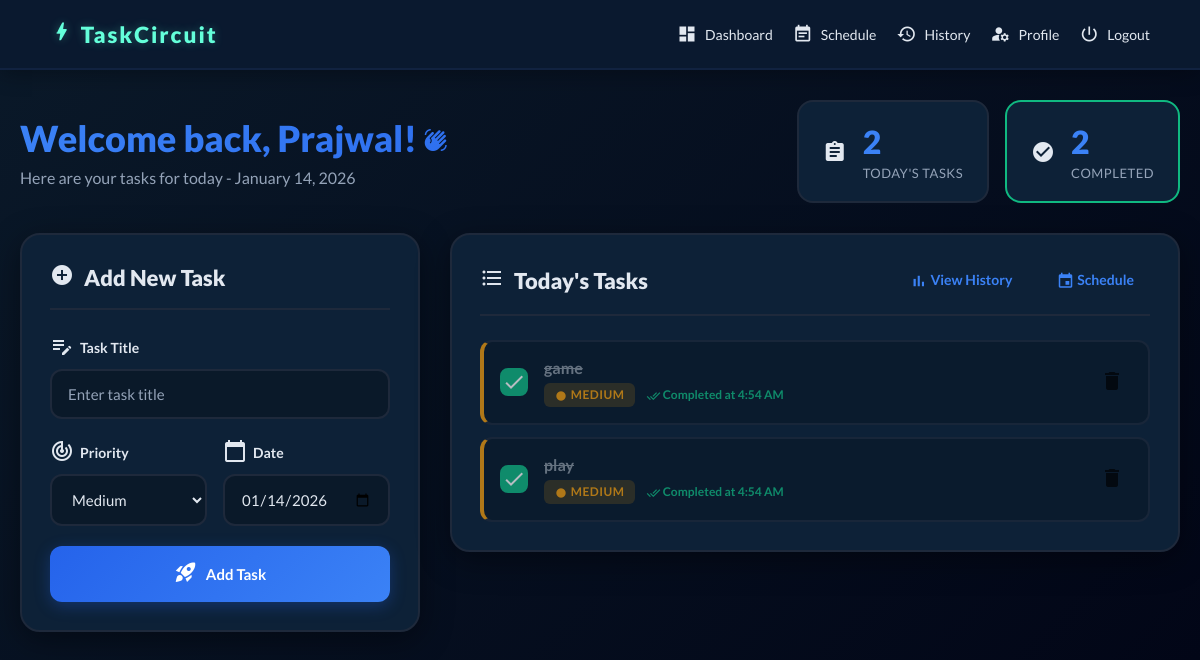
The app's page / (signed in) with its own data.
### tasks_app/models.py (models this page shows, shortened)
class Task(models.Model):
    PRIORITY_CHOICES = [
        ('low', 'Low'),
        ('medium', 'Medium'),
        ('high', 'High'),
    ]
    user = models.ForeignKey(User, on_delete=models.CASCADE, related_name='tasks')
    title = models.CharField(max_length=255)
    priority = models.CharField(max_length=10, choices=PRIORITY_CHOICES, default='medium')
    scheduled_date = models.DateField()
    completed = models.BooleanField(default=False)
    completed_at = models.DateTimeField(null=True, blank=True)
    created_at = models.DateTimeField(auto_now_add=True)
    class Meta:
        ordering = ['-priority', 'created_at']

### tasks_app/views.py (the view)
# urls.py: path('', views.dashboard_view, name='dashboard'),
@login_required
def dashboard_view(request):
    today = timezone.now().date()
    tasks = Task.objects.filter(user=request.user, scheduled_date=today).order_by('-priority', 'created_at')
    completed_count = tasks.filter(completed=True).count()
    profile = get_or_create_profile(request.user)
    if request.method == 'POST':
        form = TaskForm(request.POST)
        if form.is_valid():
            task = form.save(commit=False)
            task.user = request.user
            task.save()
            messages.success(request, 'Task added successfully!')
            return redirect('dashboard')
    else:
        form = TaskForm(initial={'scheduled_date': today})
    context = {
        'tasks': tasks,
        'form': form,
        'today': today,
        'profile': profile,
        'completed_count': completed_count,
    }
    return render(request, 'tasks_app/home.html', context)

### tasks_app/forms.py
class TaskForm(forms.ModelForm):
    class Meta:
        model = Task
        fields = ['title', 'priority', 'scheduled_date']
        widgets = {
            'title': forms.TextInput(attrs={
                'class': 'form-input',
                'placeholder': 'Enter task title'
            }),
            'priority': forms.Select(attrs={'class': 'form-input'}),
            'scheduled_date': forms.DateInput(attrs={
                'class': 'form-input',
                'type': 'date'
            })
        }

### tasks_app/views.py (called while the page is built)
def get_or_create_profile(user):
    try:
        return user.profile
    except:
        import random
        while True:
            key = ''.join([str(random.randint(0, 9)) for _ in range(6)])
            if not UserProfile.objects.filter(unique_key=key).exists():
                break
        profile = UserProfile.objects.create(user=user, unique_key=key)
        return profile

### tasks_app/templates/tasks_app/home.html (shortened to what this page needs)
{% extends 'base.html' %}
{% load static %}
{% block content %}
<div class="dashboard-container">
    <div class="dashboard-header">
        <div class="welcome-section">
            <h1 class="dashboard-title">Welcome back, {{ user.first_name }}! <span class="material-icons">waving_hand</span></h1>
            <p class="dashboard-subtitle">Here are your tasks for today - {{ today|date:"F d, Y" }}</p>
        </div>
        <div class="quick-stats">
            <div class="stat-card">
                <div class="stat-icon"><span class="material-icons">assignment</span></div>
                <div class="stat-info">
                    <div class="stat-number">{{ tasks|length }}</div>
                    <div class="stat-label">Today's Tasks</div>
                </div>
            </div>
            <div class="stat-card completed">
                <div class="stat-icon"><span class="material-icons">check_circle</span></div>
                <div class="stat-info">
                    <div class="stat-number">{{ completed_count }}</div>
                    <div class="stat-label">Completed</div>
                </div>
            </div>
        </div>
    </div>
    <div class="dashboard-grid">
        <div class="task-form-section">
            <div class="section-card">
                <div class="card-header">
                    <h2 class="section-title">
                        <span class="title-icon"><span class="material-icons">add_circle</span></span>
                        Add New Task
                    </h2>
                </div>
                <form method="post" class="task-form">
                    <div class="form-group">
                        <label for="{{ form.title.id_for_label }}">
                            <span class="label-icon"><span class="material-icons">edit_note</span></span> Task Title
                        </label>
                        {{ form.title }}
                    </div>
                    <div class="form-row">
                        <div class="form-group">
                            <label for="{{ form.priority.id_for_label }}">
                                <span class="label-icon"><span class="material-icons">track_changes</span></span> Priority
                            </label>
                            {{ form.priority }}
                        </div>
                        <div class="form-group">
                            <label for="{{ form.scheduled_date.id_for_label }}">
                                <span class="label-icon"><span class="material-icons">calendar_today</span></span> Date
                            </label>
                            {{ form.scheduled_date }}
                        </div>
                    </div>
                    <button type="submit" class="btn btn-primary btn-block">
                        <span class="btn-icon"><span class="material-icons">rocket_launch</span></span> Add Task
                    </button>
                </form>
            </div>
        </div>
        <div class="tasks-list-section">
            <div class="section-card">
                <div class="card-header">
                    <h2 class="section-title">
                        <span class="title-icon"><span class="material-icons">format_list_bulleted</span></span>
                        Today's Tasks
                    </h2>
                    <div class="header-actions">
                        <a href="{% url 'history' %}" class="btn-link">
                            <span class="material-icons" style="font-size: 18px; vertical-align: middle;">bar_chart</span> View History
                        </a>
                        <a href="{% url 'schedule' %}" class="btn-link">
                            <span class="material-icons" style="font-size: 18px; vertical-align: middle;">event</span> Schedule
                        </a>
                    </div>
                </div>
                <div class="tasks-container">
                    {% if tasks %}
                        {% for task in tasks %}
                        <div class="task-item {% if task.completed %}completed{% endif %} priority-{{ task.priority }}">
                            <div class="task-checkbox">
                                <form method="post" action="{% url 'toggle_task' task.id %}" class="inline-form">
                                    <button type="submit" class="checkbox-btn">
                                        {% if task.completed %}
                                            <span class="check-icon checked"><span class="material-icons">check</span></span>
                                        {% else %}
                                            <span class="check-icon"></span>
                                        {% endif %}
                                    </button>
                                </form>
                            </div>
                            <div class="task-content">
                                <h3 class="task-title">{{ task.title }}</h3>
                                <div class="task-meta">
                                    <span class="priority-badge priority-{{ task.priority }}">
                                        <span class="material-icons" style="font-size: 14px; vertical-align: middle;">fiber_manual_record</span>
                                        {{ task.get_priority_display }}
                                    </span>
                                    {% if task.completed %}
                                        <span class="completed-badge">
                                            <span class="material-icons" style="font-size: 14px; vertical-align: middle;">done_all</span> Completed at {{ task.completed_at|date:"g:i A" }}
                                        </span>
                                    {% endif %}
                                </div>
                            </div>
                            <div class="task-actions">
                                <form method="post" action="{% url 'delete_task' task.id %}" class="inline-form" onsubmit="return confirm('Delete this task?');">
                                    <button type="submit" class="btn-icon-action delete">
                                        <span class="material-icons">delete</span>
                                    </button>
                                </form>
                            </div>
                        </div>
                        {% endfor %}
                    {% else %}
                        <div class="empty-state">
                            <div class="empty-icon"><span class="material-icons">inventory_2</span></div>
                            <h3 class="empty-title">No tasks for today!</h3>
                            <p class="empty-text">Add your first task to get started</p>
                        </div>
                    {% endif %}
                </div>
            </div>
        </div>
    </div>
</div>
{% endblock %}

### records on screen
Task: completed True (drawn), title "game", priority "MEDIUM", completed_at "4:54 AM"
Task: completed True (drawn), title "play", priority "MEDIUM", completed_at "4:54 AM"

### other values on screen
{{ user.first_name }} "Prajwal"
{{ tasks|length }} "2"
{{ completed_count }} "2"
